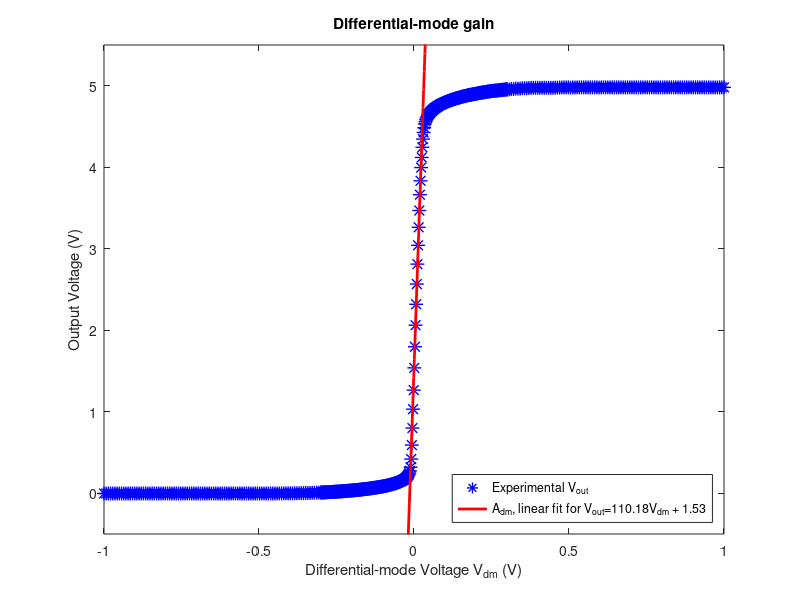

Source code (MATLAB):
% For a single value of the inverting input voltage, sweep the noninverting input around the
% inverting one in ?ne increments while measuring Vout. You should try to get several points
% in the high-gain region. Fit a straight line to the steep part of the curve and determine
% the di?erential-mode voltage gain of your circuit from the slope of the best-?t line. In your
% report, include a plot showing Vout versus V
% dm along with the best-?t line.

load('Data/Exp2P1');
interval = 1;
figure(1);
plot(Vdm(1:interval:end), Vout(1:interval:end),'b*','MarkerSize',10, 'LineWidth', 1); hold on;

t_lbound = abs(Vdm + 0.015);
t_rbound = abs(Vdm - 0.022);
[~, lbound] = min(t_lbound); %index of closest value
[~, rbound] = min(t_rbound); %index of closest value

p = polyfit(Vdm(lbound:rbound),Vout(lbound:rbound),1);

Vout_fit = p(1).*Vdm + p(2);
plot(Vdm,Vout_fit, 'r', 'Linewidth',2);
ylim([-0.5,5.5]);

title('Differential-mode gain');
xlabel('Differential-mode Voltage V_{dm} (V)');
ylabel('Output Voltage (V)');

h = legend('Experimental V_{out}','A_{dm}, linear fit for V_{out}=110.18V_{dm} + 1.53' , 'Location','SouthEast');